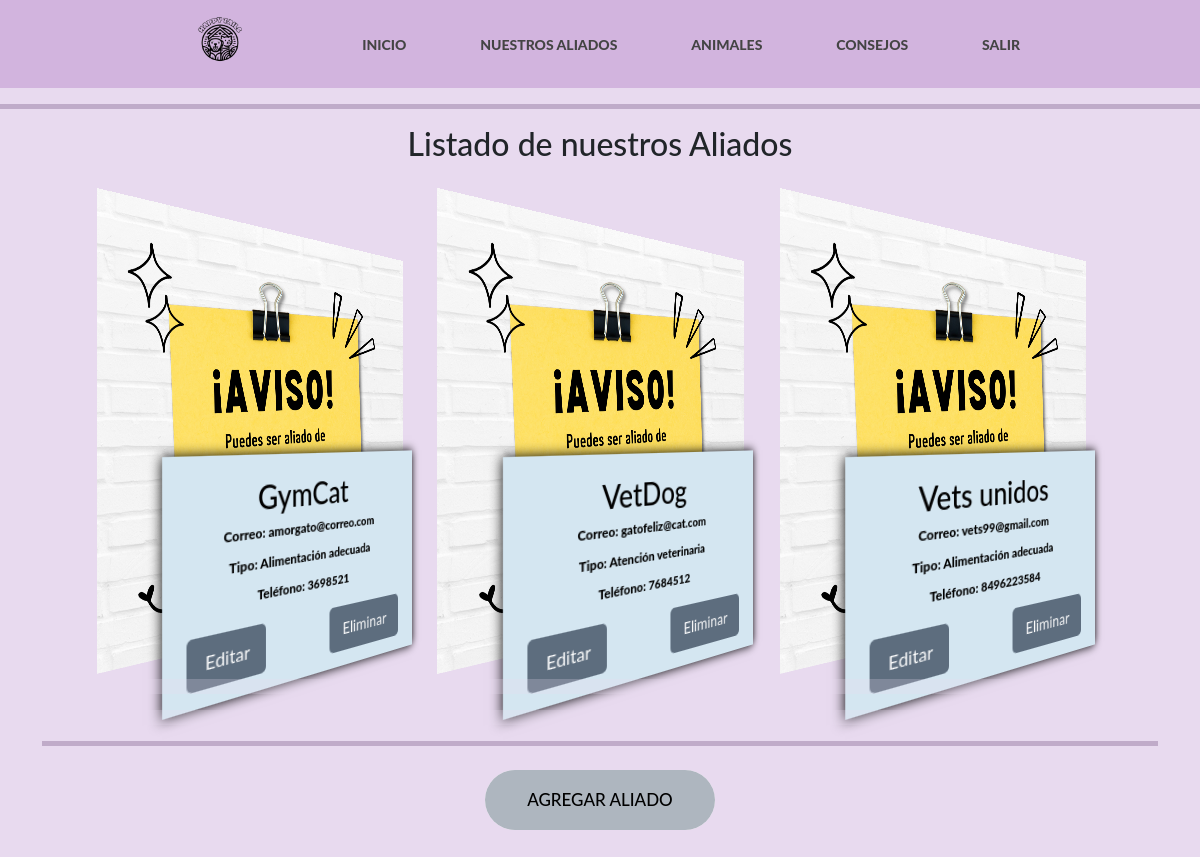
The page /aliados/ (signed in) on the database its author committed.
### user/models.py (models this page shows, shortened)
class Aliado (models.Model):
    idAliado = models.AutoField(primary_key=True)
    nombre_empresa = models.CharField(max_length=30, verbose_name= 'Nombre de la empresa')
    correo = models.CharField(max_length=30, verbose_name= 'Correo de la empresa')
    contraseña = models.CharField(max_length=30, verbose_name= 'Contraseña')
    telefono = models.CharField(max_length=30, verbose_name= 'Telefono de la empresa')
    ofrece = models.CharField(max_length=30, verbose_name= 'Producto o servicios')
    categoria = models.CharField(max_length=30, verbose_name= 'Tipo de productos')
    imagenAliado = models.ImageField(null=True, blank=True, upload_to='fotos')

### core/views.py (the view)
# urls.py: path('aliados/', aliados, name='aliados'),
@login_required
def aliados(request):
    listaAliados = Aliado.objects.all()
    data = {
        'titulo': 'Listado de aliados Facatativa',
        'aliados': listaAliados
    }
    return render(request, "core/aliados.html", data)

### core/templates/core/aliados.html (shortened to what this page needs)
{% extends 'core/base.html' %}
{% block content %}
{% load static %}
<!DOCTYPE html>
<html lang="es">
<head>
    <link href="https://cdn.jsdelivr.net/npm/bootstrap@5.3.3/dist/css/bootstrap.min.css" rel="stylesheet">
</head>
<body>
    <hr class="lineaHorizontal">
    <div class="portfolio">
        <h2 class="text-center">Listado de nuestros Aliados</h2>
        <div class="row">
            {% for a in aliados %}
            <div class="col-md-4">
                <div class="portfolio-item graphic-design">
                    <img class="portfolio-bg" src="{% if a.imagenAliado %}{{ a.imagenAliado.url }}{% else %}{% static 'core/img/logoHappyTails.jpg' %}{% endif %}" alt="Logo de {{ a.nombre_empresa }}">
                    <div class="portfolio-description">
                        <h3>{{ a.nombre_empresa }}</h3>
                        <p>Correo: {{ a.correo }}</p>
                        <p>Tipo: {{ a.categoria }}</p>
                        <p>Teléfono: {{ a.telefono }}</p>
                        <div class="btn-container">
                            <a href="editarAliado/{{a.idAliado}}"class="btn btn-editar">Editar</a>
                            <a href="eliminarAliado/{{a.idAliado}}" class="btn btn-eliminar">Eliminar</a>
                        </div>
                    </div>
                </div>
            </div>
            {% endfor %}
        </div>
    </div>
    <div class="container mt-5">
        <hr class="lineaHorizontales">
        <hr class="lineaHorizontales">
        <hr class="lineaHorizontal">
        <div class="center-btn">
            <a href="registrarAliados/" class="btn1 shadow-drop-center mt-4">Agregar Aliado</a>
        </div>
    </div>
</body>
</html>
{% endblock %}

### core/templates/core/base.html (style rules this page uses)
body { margin: 0; background: #222; font-family: 'Work Sans', sans-serif; font-weight: 800; }

### core/templates/core/aliados.html (style rules this page uses)
body { margin: 0; background: #E8DAEF ; font-family: 'Work Sans', sans-serif; font-weight: 800; }
.lineaHorizontal { height: 5px; background-color: #4A235A; color: #4A235A; }
.lineaHorizontales { height: 15px; background-color: #E8DAEF; color: #E8DAEF; }
.btn1 { position: relative; font-size: 17px; text-transform: uppercase; text-decoration: none; padding: 1em 2.5em; display: inline-block; border-radius: 6em; transition: all .2s; border: none; font-family: inherit; font-weight: 500; color: black; background-color: rgb(174, 182, 191); margin-top: 20px; margin-bottom: 40px; display: block; width: fit-content; margin-left: auto; margin-right: auto; }
.btn1::after { content: ""; display: inline-block; height: 100%; width: 100%; border-radius: 100px; position: absolute; top: 0; left: 0; z-index: -1; transition: all .4s; }
.btn1::after { background-color: #fff; }
body { font-family: "Lato", sans-serif; }
.portfolio { width: 1000px; margin: 0 auto; }
.portfolio-item { width: 300px; height: 400px; float: left; margin-top: 60px; position: relative; -webkit-perspective: 500; perspective: 500; }
.portfolio-bg { transform: rotateY(30deg); transition: transform 0.5s ease; width: 118%; height: 400px; }
.portfolio-description { background-color: #D4E6F1 ; color: #000000; font-size: 20px; width: 270px; padding: 20px; position: absolute; top: 220px; left: 35px; box-shadow: 0 0 10px #000; transform: rotateY(30deg) translateZ(60px); transition: 0.5s ease; text-align: center; height: 200px; overflow: hidden; }
.portfolio-description p { font-size: 12px; line-height: 10px; }
.btn-container { display: flex; justify-content: space-between; margin-top: 20px; }
.btn { padding: 8px 15px; font-size: 16px; border-radius: 5px; transition: background-color 0.3s ease; }
.btn-editar { background-color: rgb(93, 109, 126); color: white; }
.btn-eliminar { background-color: rgb(93, 109, 126); color: white; }

### rows shown on the page
Aliado: imagenAliado (picture), nombre_empresa "GymCat", correo "amorgato@correo.com", categoria "Alimentación adecuada", telefono "3698521"
Aliado: imagenAliado (picture), nombre_empresa "VetDog", correo "gatofeliz@cat.com", categoria "Atención veterinaria", telefono "7684512"
Aliado: imagenAliado (picture), nombre_empresa "Vets unidos", correo "vets99@gmail.com", categoria "Alimentación adecuada", telefono "8496223584"
